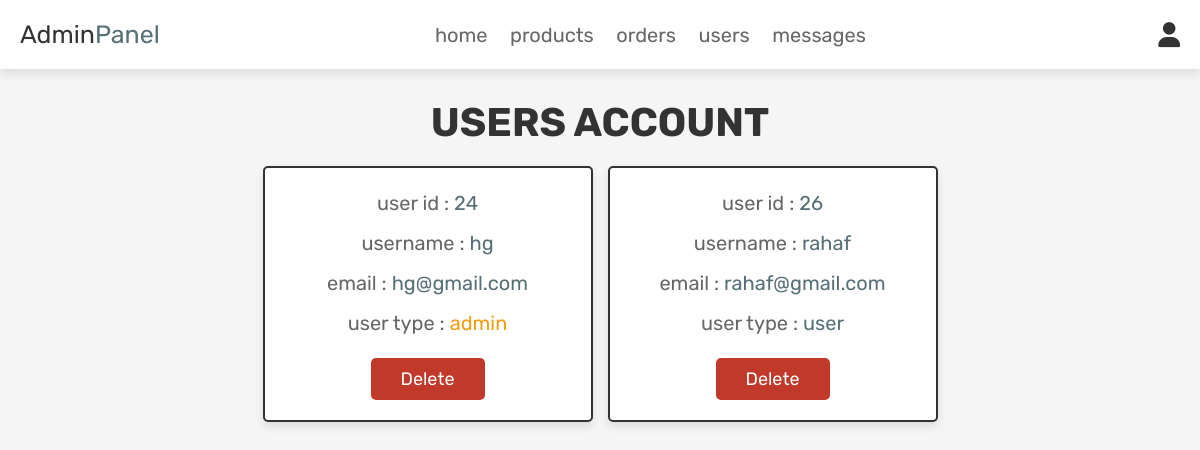
Page /admin_users.php (signed in) on the committed database.
### tables this page shows
CREATE TABLE `users` (
  `id` int(100) NOT NULL,
  `name` varchar(100) NOT NULL,
  `email` varchar(100) NOT NULL,
  `password` varchar(100) NOT NULL,
  `user_type` varchar(20) NOT NULL DEFAULT 'user'
);

### admin_users.php (the view, shortened to what this page needs)
<?php
@include 'config.php';
?>
<!DOCTYPE html>
<html lang="en">
<head>
   <link rel="stylesheet" href="https://cdnjs.cloudflare.com/ajax/libs/font-awesome/6.0.0/css/all.min.css">
   <link rel="stylesheet" href="css/admin_style.css">
</head>
<body>
<?php @include 'admin_header.php'; ?>
<section class="users">
   <h1 class="title">users account</h1>
   <div class="box-container">
      <?php
         $select_users = mysqli_query($conn, "SELECT * FROM `users`") or die('query failed');
         if(mysqli_num_rows($select_users) > 0){
            while($fetch_users = mysqli_fetch_assoc($select_users)){
      ?>
      <div class="box">
         <p>user id : <span><?php echo $fetch_users['id']; ?></span></p>
         <p>username : <span><?php echo $fetch_users['name']; ?></span></p>
         <p>email : <span><?php echo $fetch_users['email']; ?></span></p>
         <p>user type : <span style="color:<?php if($fetch_users['user_type'] == 'admin'){ echo 'var(--orange)'; }; ?>"><?php echo $fetch_users['user_type']; ?></span></p>
         <a href="admin_users.php?delete=<?php echo $fetch_users['id']; ?>" onclick="return confirm('delete this user?');" class="delete-btn">delete</a>
      </div>
      <?php
         }
      }
      ?>
   </div>
</section>
</body>
</html>

### admin_style.css (style rules this page uses)
:root { --pink: #566F77; --red: #c0392b; --orange: #f39c12; --black: #333; --white: #fff; --light-color: #666; --light-white: #ccc; --light-bg: #f5f5f5; --border: .2rem solid var(--black); --box-shadow: 0 .5rem 1rem rgba(0, 0, 0, .1); }
* { font-family: 'Rubik', sans-serif; margin: 0; padding: 0; box-sizing: border-box; outline: none; border: none; text-decoration: none; transition: all .2s linear; }
html { font-size: 62.5%; overflow-x: hidden; scroll-behavior: smooth; scroll-padding-top: 6.5rem; }
body { background: var(--light-bg); }
section { padding: 3rem 2rem; }
.title { text-align: center; margin-bottom: 2rem; color: var(--black); text-transform: uppercase; font-size: 4rem; }
.btn, .delete-btn, .option-btn { display: inline-block; border-radius: .5rem; margin-top: 1rem; font-size: 1.8rem; color: var(--white); cursor: pointer; padding: 1rem 3rem; text-transform: capitalize; }
.delete-btn { background-color: var(--red); }
.users .box-container { display: grid; grid-template-columns: repeat(auto-fit, 33rem); gap: 1.5rem; align-items: flex-start; max-width: 1200px; margin: 0 auto; justify-content: center; }
.users .box-container .box { padding: 2rem; border: var(--border); background-color: var(--white); box-shadow: var(--box-shadow); border-radius: .5rem; text-align: center; }
.users .box-container .box p { font-size: 2rem; color: var(--light-color); margin-bottom: 1rem; line-height: 1.5; }
.users .box-container .box p span { color: var(--pink); }
.users .box-container .box .delete-btn { margin-top: .5; }

### rows in the picture
users: id "24", name "hg", email "hg@gmail.com", user_type "admin"
users: id "26", name "rahaf", email "rahaf@gmail.com", user_type "user"
